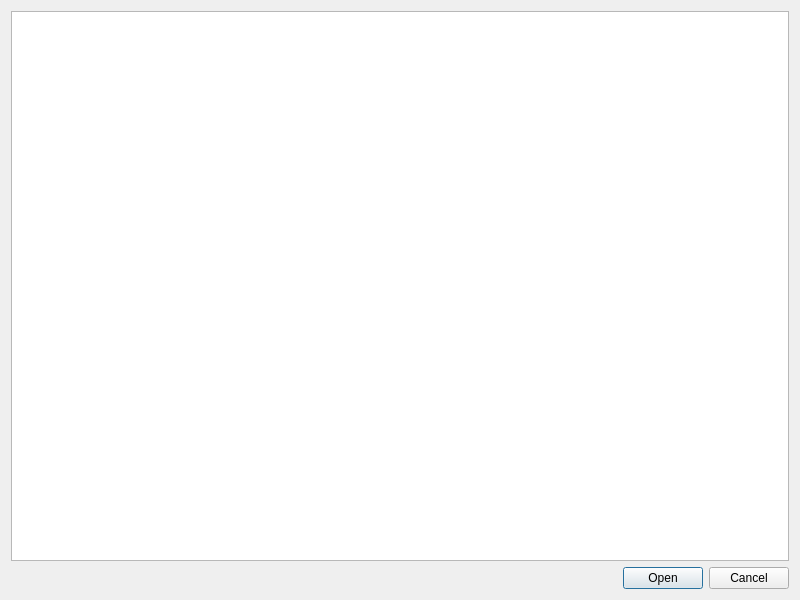
<?xml version="1.0" encoding="UTF-8"?>
<ui version="4.0">
 <class>DWishes</class>
 <widget class="QDialog" name="DWishes">
  <property name="windowModality">
   <enum>Qt::WindowModality::ApplicationModal</enum>
  </property>
  <property name="geometry">
   <rect>
    <x>0</x>
    <y>0</y>
    <width>800</width>
    <height>600</height>
   </rect>
  </property>
  <property name="maximumSize">
   <size>
    <width>800</width>
    <height>600</height>
   </size>
  </property>
  <property name="windowTitle">
   <string>DWishes</string>
  </property>
  <layout class="QVBoxLayout" name="verticalLayout_2">
   <item>
    <layout class="QVBoxLayout" name="vlWishUrls">
     <item>
      <widget class="QListWidget" name="lstUrlsToOpen"/>
     </item>
     <item>
      <widget class="QDialogButtonBox" name="bbxClose">
       <property name="maximumSize">
        <size>
         <width>16777215</width>
         <height>16777215</height>
        </size>
       </property>
       <property name="layoutDirection">
        <enum>Qt::LayoutDirection::LeftToRight</enum>
       </property>
       <property name="orientation">
        <enum>Qt::Orientation::Horizontal</enum>
       </property>
       <property name="standardButtons">
        <set>QDialogButtonBox::StandardButton::Cancel|QDialogButtonBox::StandardButton::Open</set>
       </property>
      </widget>
     </item>
    </layout>
   </item>
  </layout>
 </widget>
 <resources/>
 <connections/>
</ui>
